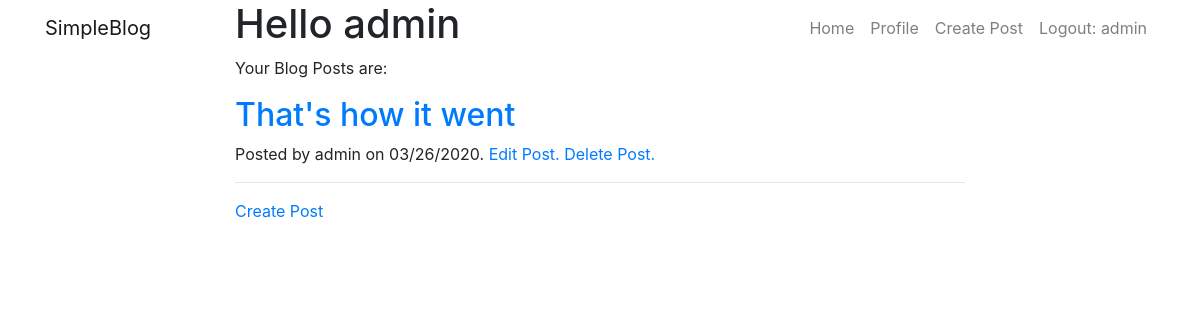
The app's page /profile/ (signed in), older data.
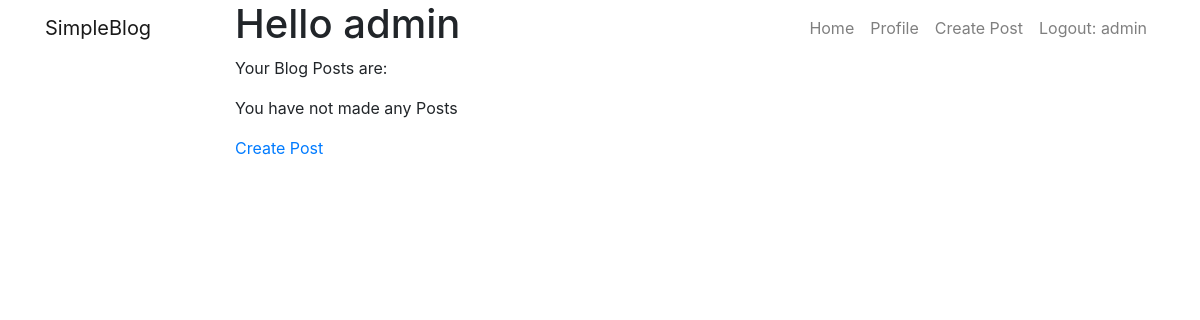
The same page, newer data.
### core/models.py (models this page shows)
class BlogEntry(models.Model):
    article = models.CharField(max_length=4000)
    heading = models.CharField(max_length=400)
    subheading = models.CharField(max_length=800, default="")
    author = models.ForeignKey(User, on_delete=models.CASCADE, default=None)
    pubDate = models.DateField("Date Published")

### core/views.py (the view)
# urls.py: path('profile/', views.profile, name='profile'),
@login_required
def profile(request):
    posts = request.user.blogentry_set.all()
    return render(request, "profile.html", {"posts":posts})

### core/templates/profile.html (shortened to what this page needs)
{% extends 'base.html' %}
{% block header %}
<div class="container">
    <div class="row">
        <div class="col-lg-8 col-md-10 mx-auto">
            <div class="post-heading">
                <h1>Hello {{ user.username }}</h1>
            </div>
        </div>
    </div>
</div>
{% endblock %}
{% block content %}
<div class="container">
    <div class="row">
        <div class="col-lg-8 col-md-10 mx-auto">
            <p>
                Your Blog Posts are:
            </p>
            {% for post in posts %}
            <div class="post-preview">
                <a href="{% url 'view' post.id %}">
                    <h2 class="post-title">
                        {{post.heading}}
                    </h2>
                </a>
                <p class="post-meta">Posted by
                    {{post.author.username }}
                    on {{ post.pubDate|date:"SHORT_DATE_FORMAT" }}. <a href="{% url 'edit' post.id %}"> Edit Post. </a>
                    <a href="{% url 'delete' post.id %}"> Delete Post. </a> </p>
            </div>
            <hr>
            {% empty %}
            <p> You have not made any Posts</p>
            {% endfor %}
            <p><a href="{% url 'createPost' %}"> Create Post </a></p>
        </div>
    </div>
</div>
{% endblock %}

Row changes from the older to the newer data that the page shows:
removed BlogEntry: heading "That's how it went", author.username "admin", pubDate "03/26/2020"
Text that changed along with them:
text now shown: "You have not made any Posts"
